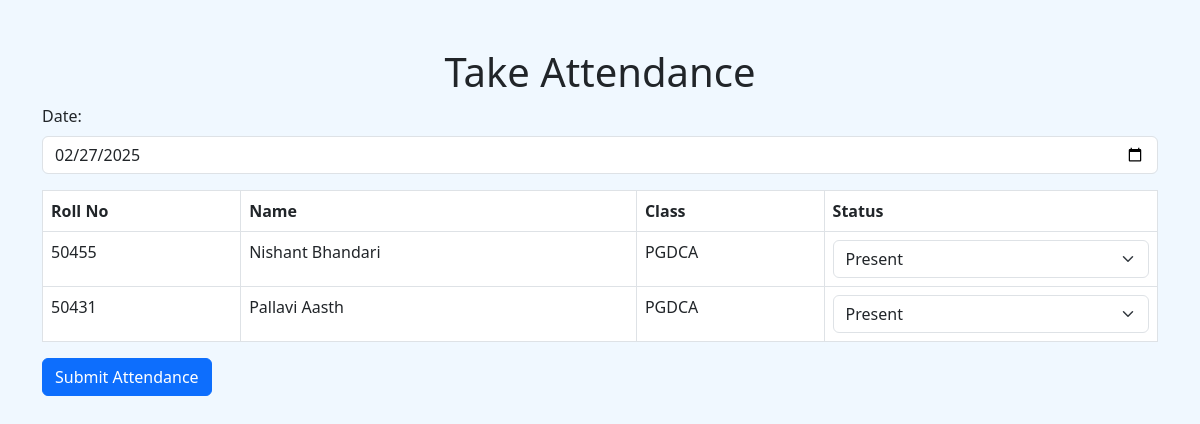
Before: /take_attendance (signed in) with the older database file.
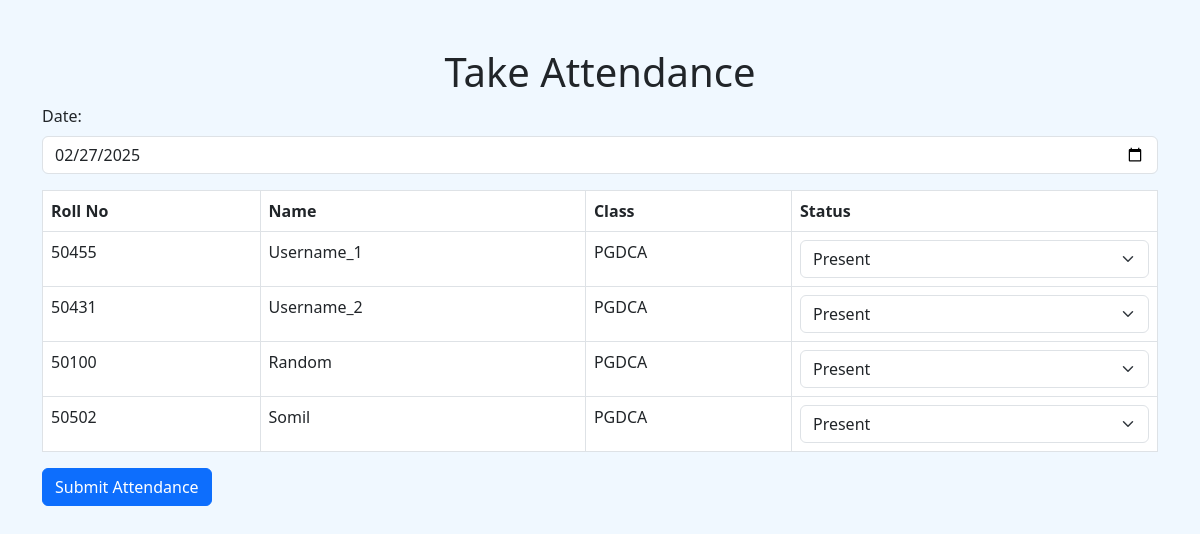
After: the same page with the newer database file.
### main.py (models this page shows)
class Student(db.Model):
    __tablename__ = 'student'
    id = db.Column(db.Integer, primary_key=True)
    roll_no = db.Column(db.String(50), unique=True, nullable=False)
    name = db.Column(db.String(100), nullable=False)
    email = db.Column(db.String(100), unique=True, nullable=False)
    student_class = db.Column(db.String(100), nullable=False)

### main.py (the view, shortened to what this page needs)
@app.route("/take_attendance", methods=["GET", "POST"])
@login_required
def take_attendance():
    if request.method == "GET":
        students = Student.query.all()
        today_date = date.today()
        return render_template("take_attendance.html", students=students, today_date=today_date)

### main.py (called while the page is built)
@login_manager.user_loader
def load_user(user_id):
    return User.query.get(int(user_id))

### templates/take_attendance.html (shortened to what this page needs)
<!DOCTYPE html>
<html lang="en">
<head>
    <link rel="stylesheet" href="https://cdn.jsdelivr.net/npm/bootstrap@5.3.0/dist/css/bootstrap.min.css">
</head>
<body>
<body style="background-color: #f0f8ff;">
<div class="container mt-5">
    <h1 class="text-center">Take Attendance</h1>
    <form method="POST" action="/take_attendance">
        <div class="mb-3">
            <label for="date" class="form-label">Date:</label>
            <input type="date" id="date" name="date" class="form-control" value="{{ today_date }}" required>
        </div>
        <table class="table table-bordered">
            <thead>
            <tr>
                <th>Roll No</th>
                <th>Name</th>
                <th>Class</th>
                <th>Status</th>
            </tr>
            </thead>
            <tbody>
            {% for student in students %}
            <tr>
                <td>{{ student.roll_no }}</td>
                <td>{{ student.name }}</td>
                <td>{{ student.student_class }}</td>
                <td>
                    <select name="{{ student.roll_no }}" class="form-select">
                        <option value="Present">Present</option>
                    </select>
                </td>
            </tr>
            {% endfor %}
            </tbody>
        </table>
        <button type="submit" class="btn btn-primary">Submit Attendance</button>
    </form>
</div>
</body>
</html>

Changed rows visible on the page:
changed Student: name "Nishant Bhandari" → "Username_1"
changed Student: name "Pallavi Aasth" → "Username_2"
added Student: roll_no "50100", name "Random", student_class "PGDCA", roll_no "Present"
added Student: roll_no "50502", name "Somil", student_class "PGDCA", roll_no "Present"
